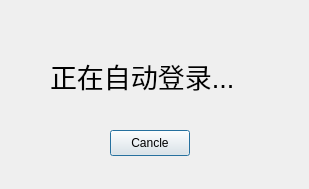
<?xml version="1.0" encoding="UTF-8"?>
<ui version="4.0">
 <class>Dialog</class>
 <widget class="QDialog" name="Dialog">
  <property name="geometry">
   <rect>
    <x>0</x>
    <y>0</y>
    <width>309</width>
    <height>189</height>
   </rect>
  </property>
  <property name="windowTitle">
   <string>Dialog</string>
  </property>
  <widget class="QLabel" name="label">
   <property name="geometry">
    <rect>
     <x>50</x>
     <y>40</y>
     <width>211</width>
     <height>71</height>
    </rect>
   </property>
   <property name="font">
    <font>
     <pointsize>20</pointsize>
    </font>
   </property>
   <property name="text">
    <string>正在自动登录...</string>
   </property>
  </widget>
  <widget class="QPushButton" name="cancle_btn">
   <property name="geometry">
    <rect>
     <x>110</x>
     <y>130</y>
     <width>80</width>
     <height>26</height>
    </rect>
   </property>
   <property name="text">
    <string>Cancle</string>
   </property>
  </widget>
 </widget>
 <resources/>
 <connections/>
</ui>
